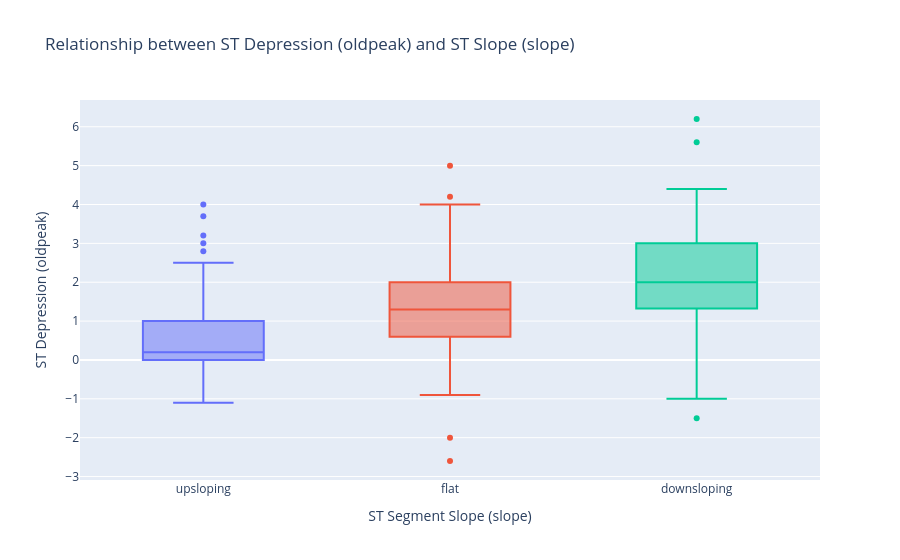

Here is the notebook cell this chart was saved with:
### Code cell
# Create a boxplot to show the relationship between oldpeak and slope
fig = px.box(
    df,
    x='slope',
    y='oldpeak',
    title='Relationship between ST Depression (oldpeak) and ST Slope (slope)',
    labels={'slope': 'ST Segment Slope (slope)', 'oldpeak': 'ST Depression (oldpeak)'},
    color='slope',
    category_orders={'slope': ['upsloping', 'flat', 'downsloping']}
)

fig.update_layout(showlegend=False)
fig.show()

### Figure 1 — Plotly figure (JSON) as saved in the notebook; plotly's stock layout.template omitted (floating-point values rounded to 4 significant figures; data arrays with more than 128 entries replaced by an {"elided": "..."} marker saying what was removed)
{"data": [{"alignmentgroup": "True", "hovertemplate": "ST Segment Slope (slope)=%{x}<br>ST Depression (oldpeak)=%{y}<extra></extra>", "legendgroup": "upsloping", "marker": {"color": "#636efa"}, "name": "upsloping", "notched": false, "offsetgroup": "upsloping", "orientation": "v", "showlegend": true, "type": "box", "x": {"elided": "202 str values"}, "x0": " ", "xaxis": "x", "y": {"elided": "202 float values"}, "y0": " ", "yaxis": "y"}, {"alignmentgroup": "True", "hovertemplate": "ST Segment Slope (slope)=%{x}<br>ST Depression (oldpeak)=%{y}<extra></extra>", "legendgroup": "flat", "marker": {"color": "#EF553B"}, "name": "flat", "notched": false, "offsetgroup": "flat", "orientation": "v", "showlegend": true, "type": "box", "x": {"elided": "345 str values"}, "x0": " ", "xaxis": "x", "y": {"elided": "345 float values"}, "y0": " ", "yaxis": "y"}, {"alignmentgroup": "True", "hovertemplate": "ST Segment Slope (slope)=%{x}<br>ST Depression (oldpeak)=%{y}<extra></extra>", "legendgroup": "downsloping", "marker": {"color": "#00cc96"}, "name": "downsloping", "notched": false, "offsetgroup": "downsloping", "orientation": "v", "showlegend": true, "type": "box", "x": ["downsloping", "downsloping", "downsloping", "downsloping", "downsloping", "downsloping", "downsloping", "downsloping", "downsloping", "downsloping", "downsloping", "downsloping", "downsloping", "downsloping", "downsloping", "downsloping", "downsloping", "downsloping", "downsloping", "downsloping", "downsloping", "downsloping", "downsloping", "downsloping", "downsloping", "downsloping", "downsloping", "downsloping", "downsloping", "downsloping", "downsloping", "downsloping", "downsloping", "downsloping", "downsloping", "downsloping", "downsloping", "downsloping", "downsloping", "downsloping", "downsloping", "downsloping", "downsloping", "downsloping", "downsloping", "downsloping", "downsloping", "downsloping", "downsloping", "downsloping", "downsloping", "downsloping", "downsloping", "downsloping", "downsloping", "downsloping", "downsloping", "downsloping", "downsloping", "downsloping", "downsloping", "downsloping", "downsloping"], "x0": " ", "xaxis": "x", "y": [2.3, 3.5, 3.6, 3.1, 1.0, 2.6, 1.2, 0.5, 1.4, 3.4, 6.2, 5.6, 4.0, 2.6, 2.2, 4.2, 0.8, 1.6, 4.4, 0.0, 2.8, 2.0, -1.5, 1.5, 0.7, 2.0, -1.0, 0.7, 1.1, 0.0, 1.7, 2.5, 1.1, 1.3, 1.5, 2.5, 1.5, 2.0, 1.3, 2.0, 2.0, 2.5, 1.5, 1.0, 3.0, 4.0, 3.0, 1.5, 1.0, 4.0, 2.5, 4.0, 3.5, 3.0, 1.5, 2.0, 4.0, 1.5, 2.0, 3.0, 2.0, 1.7, 1.5], "y0": " ", "yaxis": "y"}], "layout": {"boxmode": "overlay", "legend": {"title": {"text": "ST Segment Slope (slope)"}, "tracegroupgap": 0}, "showlegend": false, "title": {"text": "Relationship between ST Depression (oldpeak) and ST Slope (slope)"}, "xaxis": {"anchor": "y", "categoryarray": ["upsloping", "flat", "downsloping", null], "categoryorder": "array", "domain": [0, 1], "title": {"text": "ST Segment Slope (slope)"}}, "yaxis": {"anchor": "x", "domain": [0, 1], "title": {"text": "ST Depression (oldpeak)"}}}}
